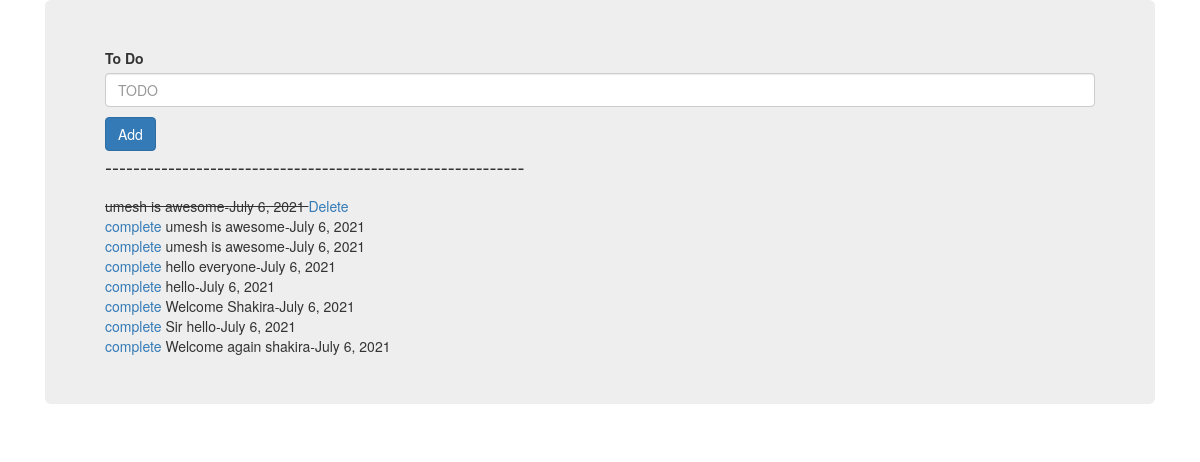
The page / on the database its author committed.
### todo_app/models.py (models this page shows)
class ToDo(models.Model):
    title = models.CharField(max_length=100)
    date = models.DateField()
    is_complete = models.BooleanField(default=False)
    def __str__(self):
        return self.title

### todo_app/views.py (the view)
# urls.py: path('', views.index,name='index'),
def index(request):
    if request.method == "GET":
        todo = ToDo.objects.all()
        print("***********************")
        print(todo)
        return render(request,'todo_app/index.html',context={"todo":todo})
    elif request.method == "POST":
        name = request.POST["todo"]
        todo = ToDo.objects.create(title=name,date=datetime.datetime.now().date())
        todo.save()
        return redirect('index')

### templates/todo_app/index.html (shortened to what this page needs)
<!doctype html>
<html lang="en">
  <head>
    <link href="https://cdn.jsdelivr.net/npm/bootstrap@5.0.2/dist/css/bootstrap.min.css" rel="stylesheet">
    <link rel="stylesheet" href="https://maxcdn.bootstrapcdn.com/bootstrap/3.3.5/css/bootstrap.min.css">
  </head>
  <body>
    <div class="container">
        <div class="jumbotron" >
            <form method="POST" action="{% url 'index' %}">
                <div class="mb-3" >
                    <label for="todo" class="form-label">To Do</label>
                    <input type="text" class="form-control" name = "todo" id="todo" placeholder="TODO">
                </div>
                <button type="submit" class="btn btn-primary" >Add</button>
            </form>
            <p>------------------------------------------------------------</p>
            <div>
                {% if todo %}
                  {% for item in todo %}
                    {% if item.is_complete %}
                      <del>
                        {{item.title}}-{{item.date}}
                      </del>
                      <a type="button" href="{% url 'delete' todo_id=item.id %}">Delete</a>
                    {% else %}
                      <div>
                        <a href="{% url 'completed' completed_id=item.id %}">
                          complete
                        </a>
                        {{item.title}}-{{item.date}}
                      </div>
                    {% endif %}
                  {% endfor %}
                {% else %}
                    <p> No to do item available </p>
                {% endif %}
            </div>
        </div>
    </div>
  </body>
</html>

### rows shown on the page
ToDo: title "umesh is awesome", date "July 6, 2021"
ToDo: title "umesh is awesome", date "July 6, 2021"
ToDo: title "umesh is awesome", date "July 6, 2021"
ToDo: title "hello everyone", date "July 6, 2021"
ToDo: title "hello", date "July 6, 2021"
ToDo: title "Welcome Shakira", date "July 6, 2021"
ToDo: title "Sir hello", date "July 6, 2021"
ToDo: title "Welcome again shakira", date "July 6, 2021"
